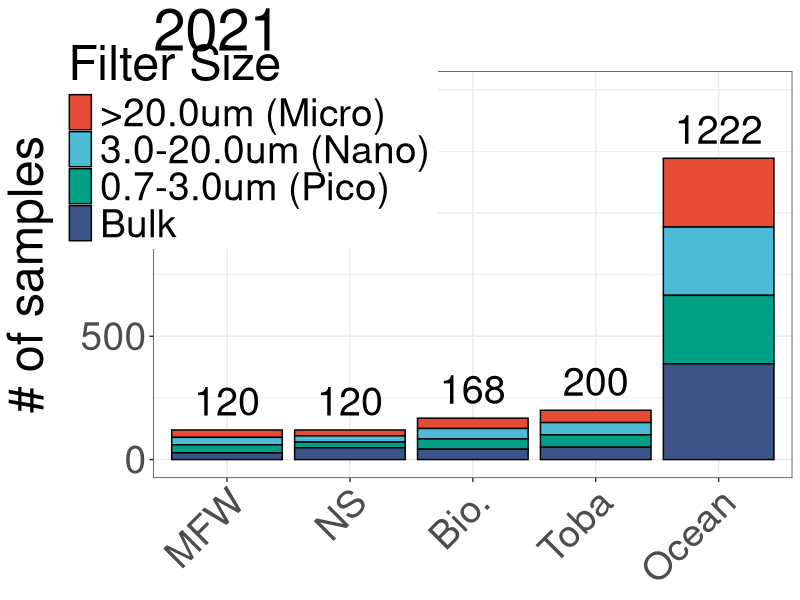
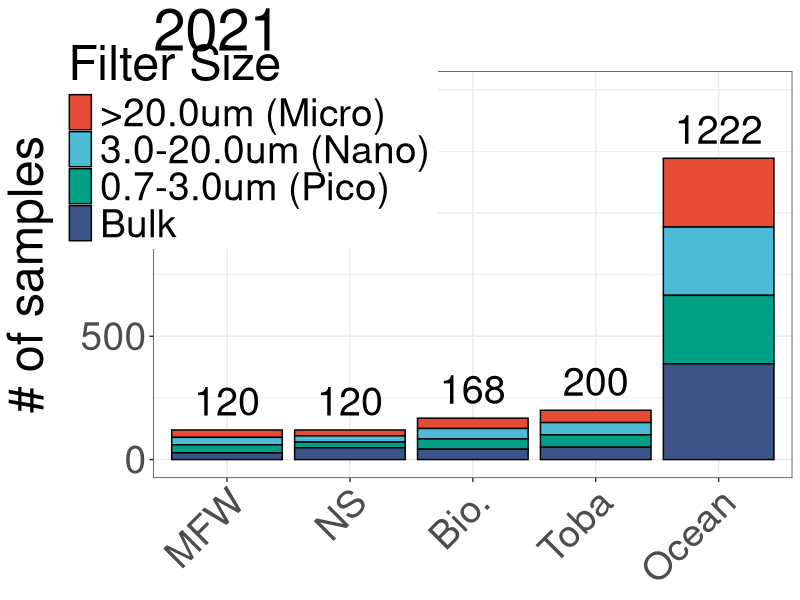
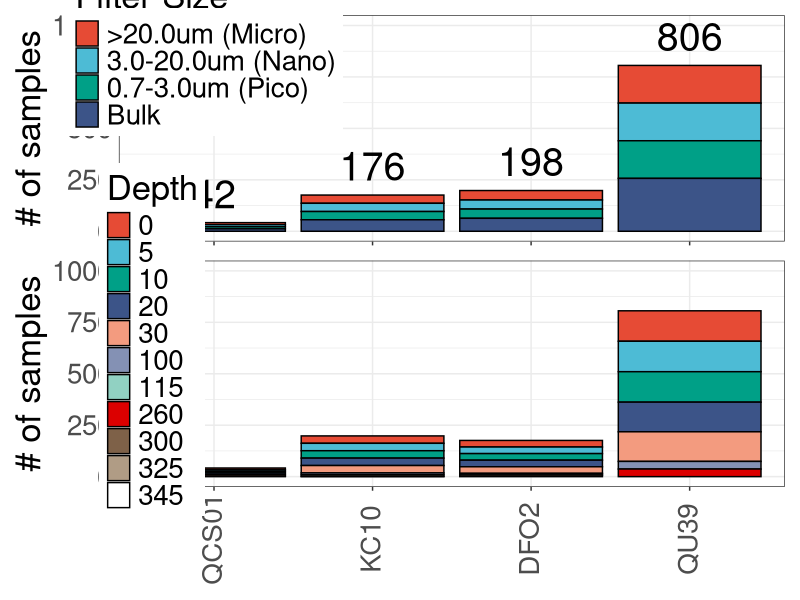

The R source for these figures, in order:
## ---- chunk 1
#Load packages
library(tidyverse)  
library(readxl)
library(here)
library(patchwork)
## ---- chunk 2
#Read data file downloaded from the portal - downloaded on 2021-10-06, so in this version does not include entire year
chl <- read_csv(here("files", "chl_2021-11-02.csv"))

## ---- chunk 3
#Limiting to pertinent columns
chl <- chl %>% 
  select(date, work_area, survey, site_id, line_out_depth, filter_type, chla)

chl <- chl %>% 
  mutate(year = lubridate::year(date))

## ---- chunk 4
#Creating some summary lists to see what stations are being collected by each group

#Making a list of distinct stations and surveys
stations <- chl %>% 
  distinct(site_id)

#Making a list of distinct surveys
surveys <- chl %>% 
  distinct(survey)

#Making a list of distinct survey/stations matches
stations_survey <- chl %>% 
  distinct(survey, site_id)
## ---- chunk 5
#Classifying stations/surveys by group that collected them - trying it first on the truncated list
chl <- chl %>%
  mutate(group = NA) %>% 
  mutate(group = case_when(survey == "MACRO_MGEO" | survey == "ROCKY" ~ "NS",
                           survey == "ZOOPSPRINT" ~ "MFW",
                           survey == "BIOWEEKLY" ~ "Bio.",
                           survey == "TOBA" ~ "Toba",
                           survey == "QOMA1" ~ "Ocean",
                           survey == "QOMA5" ~ "Ocean",
                           survey == "QCS_V1" ~ "Ocean",
                           survey == "KWAK" ~ "Ocean", 
                           survey == "RVRS" ~ "Ocean",
                           survey == "BIOTIDAL" ~ "Bio.",
                           survey == "BUTE" ~ "Bute",
                           survey == "FZH,KWAK" ~ "Ocean",
                           survey == "JS1" ~ "JS",
                           survey == "JS12" ~ "JS",
                           survey == "KNIGHT" ~ "Kni.",
                           survey == "KWAK,FZH" ~ "Ocean",
                           survey == "MFW" ~ "MFW",
                           survey == "QCS_V2" ~ "Ocean",
                           survey == "QOMD" ~ "Ocean",
                           survey == "QOME" ~ "Ocean",
                           survey == "QRAFT" ~ "Ocean",
                           survey == "QRAFT1" ~ "Ocean",
                           survey == "QRAFTB" ~ "Ocean",
                           survey == "SEASTAR WASTING DISEASE,ROCKY" ~ "NS",
                           TRUE ~ as.character(group)))

#Looking at what surveys I'm missing by adding 2019 and 2020 data
na <- chl %>% 
  filter(is.na(group)) %>% 
  distinct(survey, site_id)

## ---- chunk 6
#Looking at depths of oceanography stations
ocean_depths <- chl %>% 
  filter(year == "2021" & group == "Ocean" & !site_id == "QCS01") %>% 
  select(site_id, line_out_depth) %>%
  group_by(site_id, line_out_depth) %>% 
  summarise(n_filt = n()) %>% 
  ungroup() %>% 
  distinct()
## ---- chunk 7
#Order filter types for plotting
order <- c("20um", "3um", "GF/F", "Bulk GF/F")

#Chemtax - Specify order of phyto groups for figures
chl <- arrange(mutate(chl, filter_type = factor(filter_type,
                                levels = order)))
## ---- chunk 8
totals_2021 <- chl %>% 
  filter(year == 2021) %>% 
  group_by(group) %>%
  summarize(n_tot = n()) %>% 
  ungroup()
## ---- chunk 9
chl %>% 
  filter(year == 2021 & !is.na(filter_type)) %>% 
  group_by(filter_type, group) %>% 
  summarise(n_filt = n()) %>% 
  ungroup() %>% 
  ggplot(aes(x = reorder(group, n_filt), y = n_filt, fill = filter_type)) +
  geom_bar(stat = "identity", color = "black") +
  geom_text(aes(x = group, y = n_tot, label = n_tot, fill = NULL),
              data = totals_2021, vjust = -0.5, size = 10) +
  ggsci::scale_fill_npg(name = "Filter Size",
                        labels = c(">20.0um (Micro)", "3.0-20.0um (Nano)", 
                                   "0.7-3.0um (Pico)", "Bulk")) +
  ylim(0, 1500) +
  ylab("# of samples") +
  ggtitle(2021) +
  theme_bw() +
  theme(legend.position = c(0.15, 0.83),
        axis.title.x = element_blank(),
        axis.text.x = element_text(angle = 45, hjust = 1),
        text = element_text(size = 35))

ggsave(here("figs_invent", "sample_numbers_by_group.png"), 
       width = 16, height = 10, dpi = 300)
## ---- chunk 10
st_totals_2021 <- chl %>% 
  filter(year == 2021 & group == "Ocean") %>% 
  group_by(group, site_id) %>%
  summarize(n_tot = n()) %>% 
  ungroup()
## ---- chunk 11
f1 <- chl %>% 
  filter(group == "Ocean" & year == 2021) %>% 
  group_by(filter_type, site_id) %>% 
  summarise(n_filt = n()) %>% 
  ungroup() %>% 
  ggplot(aes(x = reorder(site_id, n_filt), y = n_filt, fill = filter_type)) +
  geom_bar(stat = "identity", color = "black") +
  geom_text(aes(x = site_id, y = n_tot, label = n_tot, fill = NULL),
            data = st_totals_2021, vjust = -0.5, size = 10) +
  ggsci::scale_fill_npg(name = "Filter Size",
                        labels = c(">20.0um (Micro)", "3.0-20.0um (Nano)", 
                                   "0.7-3.0um (Pico)", "Bulk")) +
  ylim(0, 1000) +
  ylab("# of samples") +
  theme_bw() +
  theme(legend.position = c(0.13, 0.83),
        axis.title.x = element_blank(),
        axis.text.x = element_blank(),
        text = element_text(size = 25))

f2 <- chl %>% 
  filter(group == "Ocean" & year == 2021) %>% 
  group_by(line_out_depth, site_id) %>% 
  summarise(n_dep = n()) %>% 
  ungroup() %>% 
  ggplot(aes(x = reorder(site_id, n_dep), y = n_dep, 
             fill = as.factor(line_out_depth))) +
  geom_bar(stat = "identity", color = "black") +
  # geom_text(aes(x = site_id, y = n_tot, label = n_tot, fill = NULL)
  #           , vjust = -0.5) +
  ggsci::scale_fill_npg(name = "Depth") +
  ylim(0, 1000) +
  ylab("# of samples") +
  theme_bw() +
  theme(legend.position = c(0.05, 0.65),
        axis.title.x = element_blank(),
        axis.text.x = element_text(angle = 90, vjust = 0.4),
        text = element_text(size = 25))

fig <- f1/f2

ggsave(here("figs_invent", "sample_numbers_ocean.png"), fig,
       width = 13, height = 12, dpi = 300)
